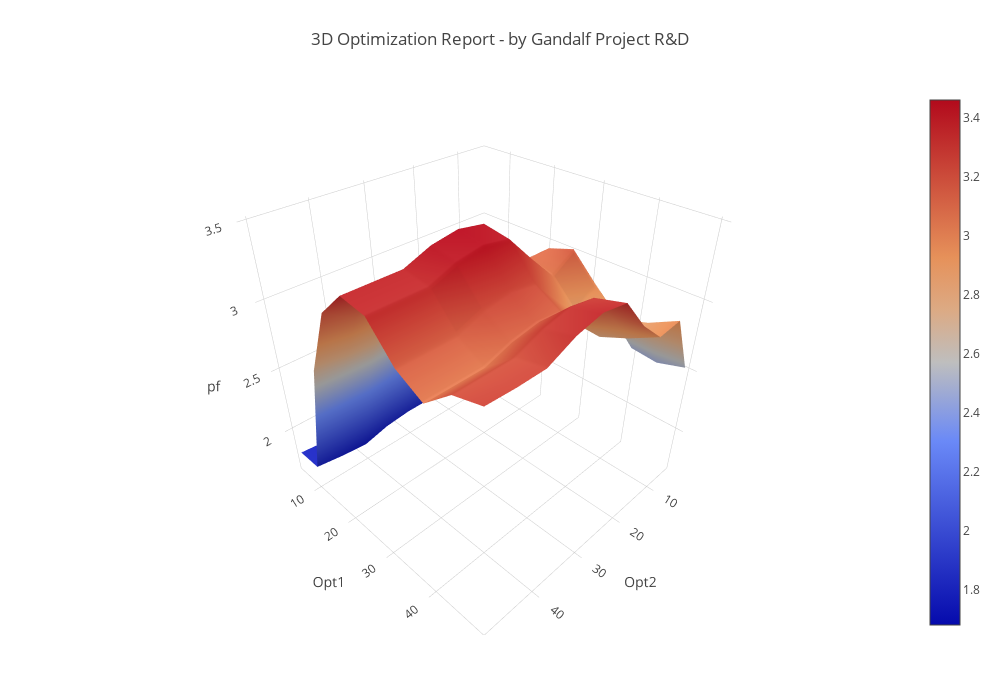

Notebook source saved alongside this figure:
### Code cell
from plotly import __version__
from plotly.offline import download_plotlyjs, init_notebook_mode, plot, iplot
print(__version__) # necessaria versione >= 1.9.0

import cufflinks as cf
# Per utilizzo con Notebooks
init_notebook_mode(connected=True)
# Per utilizzo offline
cf.go_offline()

def double_parameter_optimization_graph(optimization_report, optimization_fitness):
    
    import plotly.plotly as py
    import plotly.graph_objs as go

    x = []
    y = []
    z = []
    x = optimization_report["opt1"]
    y = optimization_report["opt2"]
    z = query(optimization_report, optimization_fitness, x, y)
    
    service = pd.DataFrame()
    service["opt_parameter_1"] = x
    service["opt_parameter_2"] = y
    service["optimization_fitness"] = z
    
    a = service.pivot("opt_parameter_1", "opt_parameter_2", "optimization_fitness")

    surface = go.Surface(y = a.index,
                         x = a.columns,
                         z = a.values)
    
    data = [surface]
    
    layout = go.Layout(title = '3D Optimization Report - by Gandalf Project R&D',
                       scene = dict(xaxis = dict(title = 'Opt2'),
                                    yaxis = dict(title = 'Opt1'),
                                    zaxis = dict(title = optimization_fitness)),

                       autosize = False,
                       width = 1000,
                       height = 700,
                       margin = dict(l = 65, r = 50, b = 65, t = 90))  
    
    fig = go.Figure(data = data, layout = layout)
    iplot(fig)
    return 

double_parameter_optimization_graph(opt_report, "pf")

### Figure 1 — Plotly figure (JSON) as saved in the notebook; plotly's stock layout.template omitted (floating-point values rounded to 4 significant figures)
{"data": [{"type": "surface", "uid": "492c3384-5bcf-46c0-a8e1-1aa3765209e0", "x": [5, 10, 15, 20, 25, 30, 35, 40, 45, 50], "y": [5, 10, 15, 20, 25, 30, 35, 40, 45, 50], "z": [[1.68, 1.84, 1.8, 1.87, 1.84, 1.74, 1.77, 1.76, 1.79, 1.81], [1.85, 1.82, 1.76, 1.8, 1.83, 1.83, 1.81, 1.76, 1.78, 1.81], [2.42, 2.56, 2.48, 2.57, 2.66, 2.68, 2.65, 2.58, 2.63, 2.71], [2.64, 2.92, 2.84, 2.97, 3.12, 3.14, 3.12, 3.06, 3.06, 3.18], [2.62, 3.08, 3.08, 3.25, 3.43, 3.46, 3.43, 3.36, 3.36, 3.36], [2.84, 3.14, 3.03, 3.21, 3.4, 3.43, 3.4, 3.33, 3.33, 3.33], [2.68, 2.96, 2.85, 3.02, 3.2, 3.23, 3.2, 3.13, 3.13, 3.13], [2.49, 2.8, 2.76, 2.92, 3.1, 3.12, 3.09, 3.03, 3.03, 3.03], [2.47, 2.86, 2.84, 3.06, 3.27, 3.3, 3.26, 3.19, 3.19, 3.19], [2.53, 2.96, 2.94, 3.1, 3.32, 3.35, 3.31, 3.23, 3.23, 3.24]]}], "layout": {"autosize": false, "height": 700, "margin": {"b": 65, "l": 65, "r": 50, "t": 90}, "scene": {"xaxis": {"title": {"text": "Opt2"}}, "yaxis": {"title": {"text": "Opt1"}}, "zaxis": {"title": {"text": "pf"}}}, "title": {"text": "3D Optimization Report - by Gandalf Project R&D"}, "width": 1000}}
